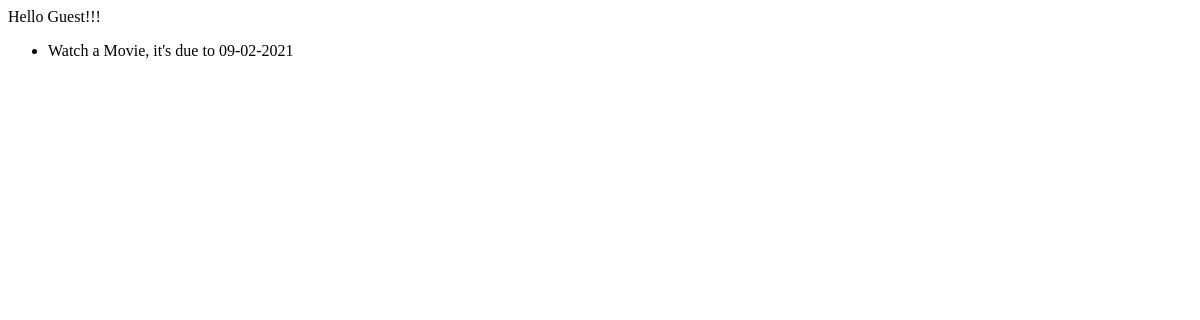
Before: / with the older database file.
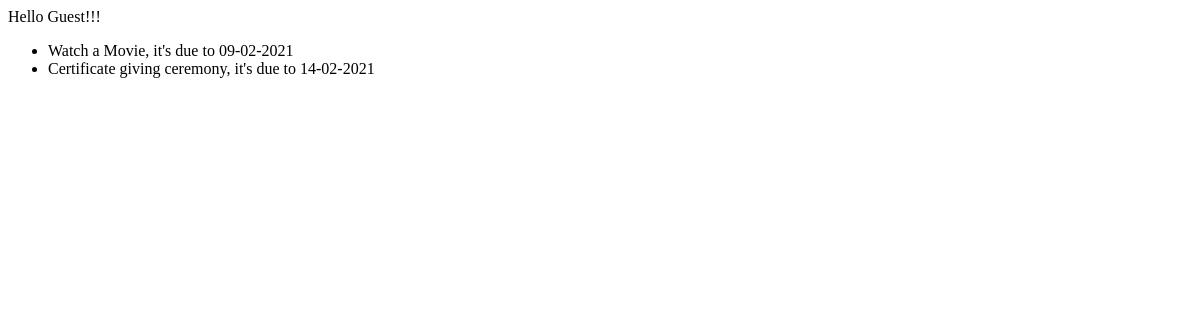
After: the same page with the newer database file.
### todo/models.py (models this page shows)
class Todo(models.Model):
    name     =  models.CharField(max_length = 100)
    due_date =  models.DateField()
    def __str__(self):
        return self.name

### todo/views.py (the view)
# urls.py: path('', todo_list),
def todo_list(request):
    todos = Todo.objects.all()
    print(todos)
    context = {
        "todo_list": todos
    }
    return render(request,"todo/todo_list.html", context)

### todo/templates/todo/todo_list.html (shortened to what this page needs)
<!DOCTYPE html>
<html lang="en">
<head>
</head>
<body>
    {% if request.user.is_authenticated %}
    Hello {{request.user.username}}
    {% else %}
    Hello Guest!!!
    {% endif %}
    <ul>
        {% for todo in todo_list %}
        <li>{{ todo.name }}, it's due to {{ todo.due_date|date:"d-m-Y" }}</li>
        {% endfor %}
    </ul>
</body>
</html>

Changed rows visible on the page:
added Todo: name "Certificate giving ceremony", due_date "14-02-2021"
